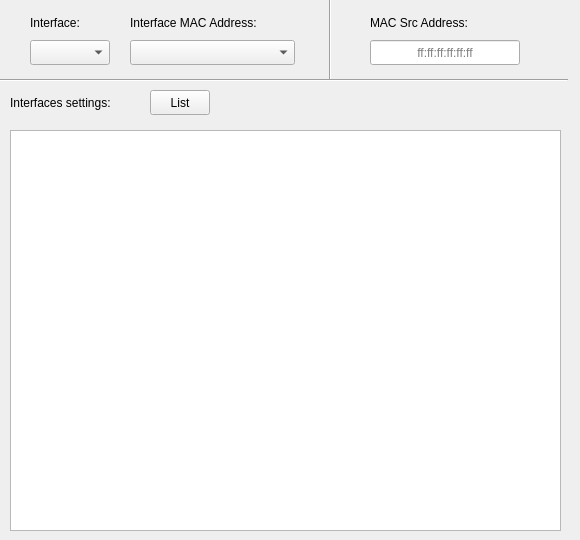
        <widget class="QWidget" name="macSource">
         <attribute name="title">
          <string>MAC Src</string>
         </attribute>
         <widget class="QPlainTextEdit" name="etherInterfaceSettingsTextEdit">
          <property name="geometry">
           <rect>
            <x>10</x>
            <y>130</y>
            <width>551</width>
            <height>401</height>
           </rect>
          </property>
          <property name="readOnly">
           <bool>true</bool>
          </property>
         </widget>
         <widget class="QLabel" name="etherInterfaceSettingsLabel">
          <property name="geometry">
           <rect>
            <x>10</x>
            <y>90</y>
            <width>201</width>
            <height>25</height>
           </rect>
          </property>
          <property name="text">
           <string>Interfaces settings:</string>
          </property>
         </widget>
         <widget class="QComboBox" name="etherIntComboBox">
          <property name="geometry">
           <rect>
            <x>30</x>
            <y>40</y>
            <width>80</width>
            <height>25</height>
           </rect>
          </property>
          <property name="toolTip">
           <string>This drop down menu can be use to choose between available network interfaces.</string>
          </property>
          <property name="statusTip">
           <string>This drop down menu can be use to choose between available network interfaces.</string>
          </property>
         </widget>
         <widget class="QLabel" name="etherIntLabel">
          <property name="geometry">
           <rect>
            <x>30</x>
            <y>10</y>
            <width>150</width>
            <height>25</height>
           </rect>
          </property>
          <property name="text">
           <string>Interface:</string>
          </property>
         </widget>
         <widget class="QComboBox" name="etherMacSrcComboBox">
          <property name="geometry">
           <rect>
            <x>130</x>
            <y>40</y>
            <width>165</width>
            <height>25</height>
           </rect>
          </property>
          <property name="toolTip">
           <string>&lt;html&gt;&lt;head/&gt;&lt;body&gt;&lt;p&gt;This drop down menu displays the chosen interface MAC address. It can also be used to select desired source MAC address. Interface and Interface MAC address menus are paired. Whatever is chosen on one of them, will change the corresponding value on the other one.&lt;/p&gt;&lt;/body&gt;&lt;/html&gt;</string>
          </property>
          <property name="statusTip">
           <string>Selected Interface MAC address</string>
          </property>
          <property name="editable">
           <bool>false</bool>
          </property>
         </widget>
         <widget class="QLabel" name="etherMacSrcLabel">
          <property name="geometry">
           <rect>
            <x>370</x>
            <y>10</y>
            <width>130</width>
            <height>25</height>
           </rect>
          </property>
          <property name="text">
           <string>MAC Src Address:</string>
          </property>
         </widget>
         <widget class="QLineEdit" name="etherMacSrcEdit">
          <property name="enabled">
           <bool>true</bool>
          </property>
          <property name="geometry">
           <rect>
            <x>370</x>
            <y>40</y>
            <width>150</width>
            <height>25</height>
           </rect>
          </property>
          <property name="toolTip">
           <string>&lt;html&gt;&lt;head/&gt;&lt;body&gt;&lt;p&gt;This field sets the source MAC address. It is automatically populated when a network interface/mac address is chosen or source MAC address can be manually entered here.&lt;br/&gt;&lt;/p&gt;&lt;/body&gt;&lt;/html&gt;</string>
          </property>
          <property name="statusTip">
           <string>This field sets the source MAC address.</string>
          </property>
          <property name="text">
           <string/>
          </property>
          <property name="alignment">
           <set>Qt::AlignCenter</set>
          </property>
          <property name="placeholderText">
           <string>ff:ff:ff:ff:ff:ff</string>
          </property>
         </widget>
         <widget class="Line" name="macSrcline">
          <property name="geometry">
           <rect>
            <x>-3</x>
            <y>70</y>
            <width>571</width>
            <height>20</height>
           </rect>
          </property>
          <property name="orientation">
           <enum>Qt::Horizontal</enum>
          </property>
         </widget>
         <widget class="QPushButton" name="macSrcInterfaceButton">
          <property name="geometry">
           <rect>
            <x>150</x>
            <y>90</y>
            <width>60</width>
            <height>25</height>
           </rect>
          </property>
          <property name="toolTip">
           <string>Displays the current settings of available network interfaces.</string>
          </property>
          <property name="statusTip">
           <string>Displays the current settings of available network interfaces.</string>
          </property>
          <property name="text">
           <string>List</string>
          </property>
         </widget>
         <widget class="Line" name="macSrcLineVer">
          <property name="geometry">
           <rect>
            <x>320</x>
            <y>-1</y>
            <width>20</width>
            <height>81</height>
           </rect>
          </property>
          <property name="orientation">
           <enum>Qt::Vertical</enum>
          </property>
         </widget>
         <widget class="QLabel" name="etherMacSrcLabel_2">
          <property name="geometry">
           <rect>
            <x>130</x>
            <y>10</y>
            <width>161</width>
            <height>25</height>
           </rect>
          </property>
          <property name="text">
           <string>Interface MAC Address:</string>
          </property>
         </widget>
        </widget>
